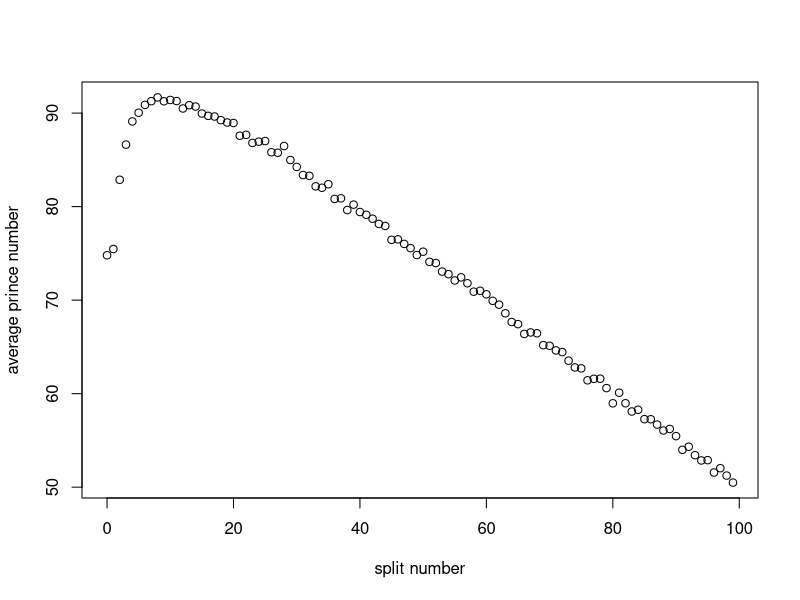
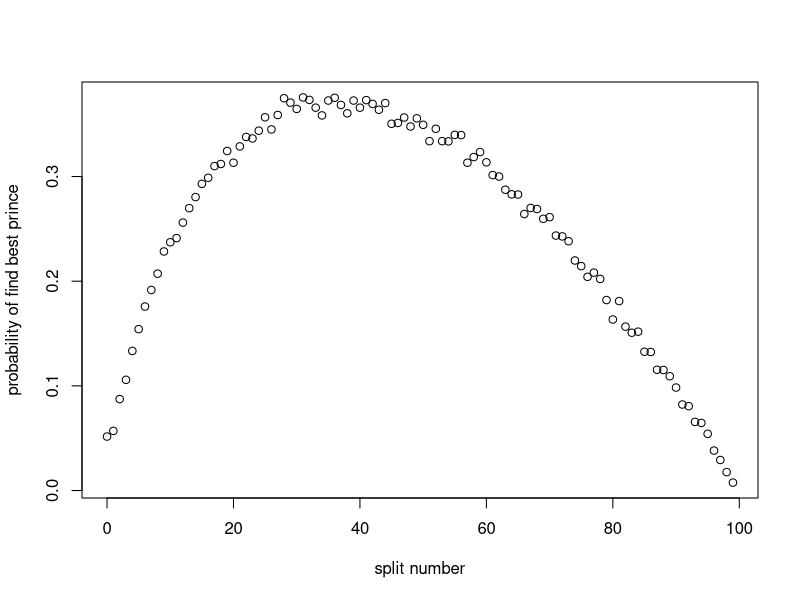

R code for these plots, in order:
## ---- chunk 1
knitr::opts_chunk$set(echo = TRUE)
## ---- chunk 2
make_choice <- function(N, split_number){
  input_list <- as.list(sample(1:N, N, replace = FALSE))
  evaluation <- input_list[1:split_number]
  selection <- input_list[-(1:split_number)]
  eval_best <- max(unlist(evaluation))
  result <- 0
  for (i in selection){
    if (i>=eval_best){
      result <- i
      break
    }
  }
  if (result == 0){
    result <- unlist(selection[length(selection)])
  }
  choice <- c(result, input_list)
  return(choice)
}
## ---- chunk 3
N <- 10
split_number <-5
simulation_result <- make_choice(N, split_number)
msg <- paste0( "For example, the choice from simulation group: ", paste0(simulation_result[-(1:1)], collapse = ','), " with evaluation group of size ", split_number, " is ", simulation_result[1])
msg

## ---- chunk 4

find_prob <- function(N, split_number, run_times){
  success <- 0
  sum <- 0
  for (i in 1:run_times){
    choice <- make_choice(N, split_number)
    choice_number = unlist(choice[1])
    if (choice_number == N){
      success <- success+1
    }
    sum <- sum + choice_number
  }
  prob = success/run_times
  prince_avg <- sum/run_times
  result <- c(prob, prince_avg)
  return(result)
}

## ---- chunk 5
find_optimal <- function(N, run_times){
  # when observation group is 0
  optimal_split <- 0
  optimal_choice <- find_prob(N, optimal_split, run_times)
  optimal_prob <- optimal_choice[1]
  prince_ave_list <- rep(0, N)
  prob_list <- rep(0, N)
  prince_ave_list[1] <- optimal_choice[2]
  prob_list <- optimal_prob
  # when observation group is 1 to N-1
  for (i in 1:N-1){
    curr_choice <- find_prob(N, i, run_times)
    curr_prob <- curr_choice[1]
    prince_ave_list[i+1] <- curr_choice[2]
    prob_list[i+1] <- curr_prob
    if (curr_prob>optimal_prob){
      optimal_prob <- curr_prob
      optimal_split <- i
    }
  }
  x <- seq(from = 0, to = N-1, by = 1)
  plot(x, prince_ave_list, xlab = 'split number', ylab = 'average prince number')
  plot(x, prob_list, xlab = 'split number', ylab = 'probability of find best prince')
  result <- c(optimal_split, optimal_prob)
  return(result)
}
## ---- chunk 6
result <- find_optimal(100, 5000)
msg <- paste0( "For 5000 simulations, the split number with highest probability of finding best princt is ", result[1], " with probability of ", result[2])
msg
